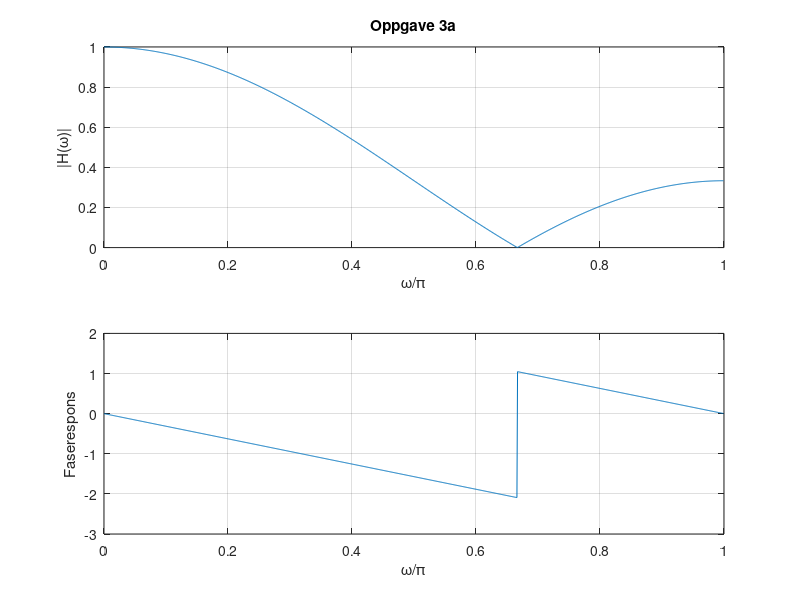

Write MATLAB code to recreate this figure.
% [H,W] = freqz([1/3 1/3 1/3],1,1024); %Finner frekvensresponsen 
% subplot(2,1,1)
% stem(W/(pi), abs(H), 'g'); %Plotter amplituderespons med normalisert frekvens
% axis([0 1 0 60]);
% ylabel('|H(\omega)|')
% xlabel('\omega/\pi')
% grid on
% hold on
% 
% subplot(2,1,2)
% stem(W/(pi), angle(H), 'g'); %Plotter amplituderespons med normalisert frekvens
% axis([0 1 0 15]);
% ylabel('Faserespons')
% xlabel('\omega/\pi')
% grid on

close all;clear all;
FONTSIZE=14;
[H,W] = freqz([1/3 1/3 1/3],1,1024);
subplot(2,1,1)
plot(W/pi,abs(H));
grid on;
title('Oppgave 3a');
ylabel('|H(\omega)|');
xlabel('\omega/\pi')

subplot(2,1,2)
plot(W/pi,angle(H));
grid on;
ylabel('Faserespons')
xlabel('\omega/\pi')